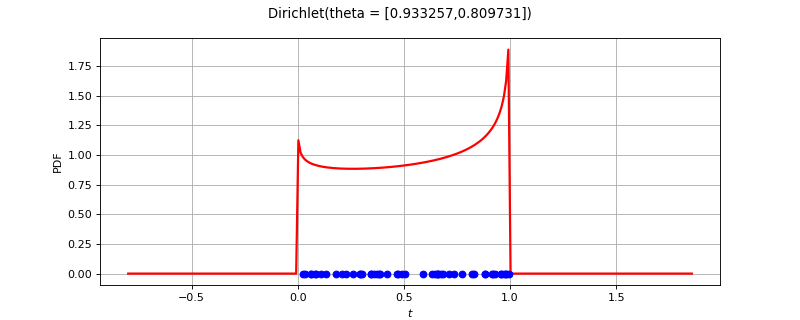

This chart was generated by the following Python code:
import openturns as ot
from matplotlib import pyplot as plt
from openturns.viewer import View
ot.RandomGenerator.SetSeed(0)
factory = ot.DirichletFactory()
ref = factory.build()
dimension = ref.getDimension()
if dimension <= 2:
    sample = ref.getSample(50)
    distribution = factory.build(sample)
    if dimension == 1:
        distribution.setDescription(['$t$'])
        pdf_graph = distribution.drawPDF(256)
        cloud = ot.Cloud(sample, ot.Sample(sample.getSize(), 1))
        cloud.setColor('blue')
        cloud.setPointStyle('fcircle')
        pdf_graph.add(cloud)
        fig = plt.figure(figsize=(10, 4))
        plt.suptitle(str(distribution))
        pdf_axis = fig.add_subplot(111)
        View(pdf_graph, figure=fig, axes=[pdf_axis], add_legend=False)
    else:
        sample = ref.getSample(500)
        distribution.setDescription(['$t_0$', '$t_1$'])
        pdf_graph = distribution.drawPDF([256]*2)
        cloud = ot.Cloud(sample)
        cloud.setColor('red')
        cloud.setPointStyle('fcircle')
        pdf_graph.add(cloud)
        fig = plt.figure(figsize=(10, 4))
        plt.suptitle(str(distribution))
        pdf_axis = fig.add_subplot(111)
        View(pdf_graph, figure=fig, axes=[pdf_axis], add_legend=False, square_axes=True)
